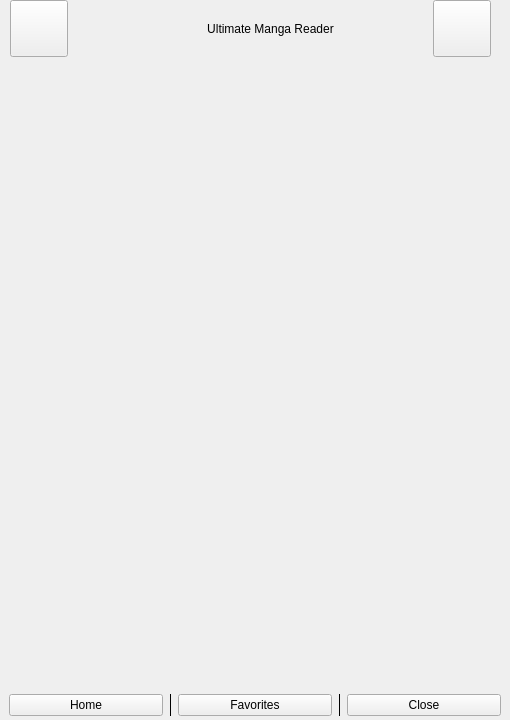
<?xml version="1.0" encoding="UTF-8"?>
<ui version="4.0">
 <class>MainWidget</class>
 <widget class="QWidget" name="MainWidget">
  <property name="geometry">
   <rect>
    <x>0</x>
    <y>0</y>
    <width>510</width>
    <height>720</height>
   </rect>
  </property>
  <property name="minimumSize">
   <size>
    <width>510</width>
    <height>300</height>
   </size>
  </property>
  <property name="windowTitle">
   <string>UltimateMangaReader</string>
  </property>
  <property name="windowIcon">
   <iconset resource="../resources.qrc">
    <normaloff>:/images/icons/ultimatemangareader.png</normaloff>:/images/icons/ultimatemangareader.png</iconset>
  </property>
  <layout class="QVBoxLayout" name="verticalLayout">
   <property name="spacing">
    <number>0</number>
   </property>
   <property name="leftMargin">
    <number>0</number>
   </property>
   <property name="topMargin">
    <number>0</number>
   </property>
   <property name="rightMargin">
    <number>0</number>
   </property>
   <property name="bottomMargin">
    <number>0</number>
   </property>
   <item>
    <widget class="QFrame" name="frameHeader">
     <property name="sizePolicy">
      <sizepolicy hsizetype="Preferred" vsizetype="Fixed">
       <horstretch>0</horstretch>
       <verstretch>0</verstretch>
      </sizepolicy>
     </property>
     <property name="frameShape">
      <enum>QFrame::NoFrame</enum>
     </property>
     <property name="frameShadow">
      <enum>QFrame::Plain</enum>
     </property>
     <property name="lineWidth">
      <number>0</number>
     </property>
     <layout class="QHBoxLayout" name="horizontalLayout_2">
      <property name="spacing">
       <number>0</number>
      </property>
      <property name="leftMargin">
       <number>10</number>
      </property>
      <property name="topMargin">
       <number>0</number>
      </property>
      <property name="rightMargin">
       <number>10</number>
      </property>
      <property name="bottomMargin">
       <number>0</number>
      </property>
      <item>
       <layout class="QHBoxLayout" name="horizontalLayout_5" stretch="0,0,1,0,0">
        <property name="spacing">
         <number>2</number>
        </property>
        <item>
         <widget class="QToolButton" name="toolButtonMenu">
          <property name="sizePolicy">
           <sizepolicy hsizetype="Fixed" vsizetype="Fixed">
            <horstretch>0</horstretch>
            <verstretch>0</verstretch>
           </sizepolicy>
          </property>
          <property name="minimumSize">
           <size>
            <width>50</width>
            <height>50</height>
           </size>
          </property>
          <property name="focusPolicy">
           <enum>Qt::NoFocus</enum>
          </property>
          <property name="text">
           <string/>
          </property>
          <property name="icon">
           <iconset resource="../resources.qrc">
            <normaloff>:/images/icons/menu.png</normaloff>:/images/icons/menu.png</iconset>
          </property>
          <property name="iconSize">
           <size>
            <width>50</width>
            <height>50</height>
           </size>
          </property>
          <property name="popupMode">
           <enum>QToolButton::InstantPopup</enum>
          </property>
         </widget>
        </item>
        <item>
         <spacer name="horizontalSpacer_2">
          <property name="orientation">
           <enum>Qt::Horizontal</enum>
          </property>
          <property name="sizeHint" stdset="0">
           <size>
            <width>40</width>
            <height>0</height>
           </size>
          </property>
         </spacer>
        </item>
        <item>
         <widget class="QLabel" name="labelTitle">
          <property name="text">
           <string>Ultimate Manga Reader</string>
          </property>
          <property name="scaledContents">
           <bool>false</bool>
          </property>
          <property name="alignment">
           <set>Qt::AlignCenter</set>
          </property>
         </widget>
        </item>
        <item>
         <widget class="QToolButton" name="toolButtonWifiIcon">
          <property name="minimumSize">
           <size>
            <width>50</width>
            <height>50</height>
           </size>
          </property>
          <property name="baseSize">
           <size>
            <width>50</width>
            <height>50</height>
           </size>
          </property>
          <property name="text">
           <string/>
          </property>
          <property name="icon">
           <iconset resource="../resources.qrc">
            <normaloff>:/images/icons/no-wifi.png</normaloff>
            <normalon>:/images/icons/wifi.png</normalon>:/images/icons/no-wifi.png</iconset>
          </property>
          <property name="iconSize">
           <size>
            <width>50</width>
            <height>50</height>
           </size>
          </property>
          <property name="popupMode">
           <enum>QToolButton::InstantPopup</enum>
          </property>
         </widget>
        </item>
        <item>
         <widget class="BatteryIcon" name="batteryIcon">
          <property name="sizePolicy">
           <sizepolicy hsizetype="Preferred" vsizetype="Preferred">
            <horstretch>0</horstretch>
            <verstretch>0</verstretch>
           </sizepolicy>
          </property>
          <property name="lineWidth">
           <number>0</number>
          </property>
          <property name="text">
           <string/>
          </property>
          <property name="alignment">
           <set>Qt::AlignRight|Qt::AlignTrailing|Qt::AlignVCenter</set>
          </property>
         </widget>
        </item>
       </layout>
      </item>
     </layout>
    </widget>
   </item>
   <item>
    <widget class="QStackedWidget" name="stackedWidget">
     <property name="sizePolicy">
      <sizepolicy hsizetype="Preferred" vsizetype="Preferred">
       <horstretch>0</horstretch>
       <verstretch>0</verstretch>
      </sizepolicy>
     </property>
     <property name="currentIndex">
      <number>0</number>
     </property>
     <widget class="HomeWidget" name="homeWidget">
      <property name="sizePolicy">
       <sizepolicy hsizetype="Expanding" vsizetype="Preferred">
        <horstretch>0</horstretch>
        <verstretch>3</verstretch>
       </sizepolicy>
      </property>
     </widget>
     <widget class="MangaInfoWidget" name="mangaInfoWidget"/>
     <widget class="FavoritesWidget" name="favoritesWidget"/>
     <widget class="MangaReaderWidget" name="mangaReaderWidget">
      <property name="styleSheet">
       <string notr="true">background-color:white;</string>
      </property>
     </widget>
    </widget>
   </item>
   <item>
    <widget class="QFrame" name="frameKeyboardContainer">
     <property name="frameShape">
      <enum>QFrame::NoFrame</enum>
     </property>
     <property name="frameShadow">
      <enum>QFrame::Plain</enum>
     </property>
     <property name="lineWidth">
      <number>0</number>
     </property>
     <layout class="QVBoxLayout" name="verticalLayoutKeyboardContainer">
      <property name="spacing">
       <number>0</number>
      </property>
      <property name="leftMargin">
       <number>0</number>
      </property>
      <property name="topMargin">
       <number>0</number>
      </property>
      <property name="rightMargin">
       <number>0</number>
      </property>
      <property name="bottomMargin">
       <number>0</number>
      </property>
     </layout>
    </widget>
   </item>
   <item>
    <widget class="QFrame" name="navigationBar">
     <property name="enabled">
      <bool>true</bool>
     </property>
     <layout class="QHBoxLayout" name="horizontalLayoutNavigationBar">
      <property name="spacing">
       <number>0</number>
      </property>
      <property name="sizeConstraint">
       <enum>QLayout::SetNoConstraint</enum>
      </property>
      <property name="leftMargin">
       <number>0</number>
      </property>
      <property name="topMargin">
       <number>0</number>
      </property>
      <property name="rightMargin">
       <number>0</number>
      </property>
      <property name="bottomMargin">
       <number>0</number>
      </property>
      <item>
       <widget class="QFrame" name="frameButtons">
        <property name="frameShape">
         <enum>QFrame::Box</enum>
        </property>
        <property name="frameShadow">
         <enum>QFrame::Plain</enum>
        </property>
        <property name="lineWidth">
         <number>0</number>
        </property>
        <layout class="QHBoxLayout" name="horizontalLayout">
         <property name="topMargin">
          <number>6</number>
         </property>
         <property name="bottomMargin">
          <number>4</number>
         </property>
         <item>
          <widget class="QPushButton" name="pushButtonHome">
           <property name="sizePolicy">
            <sizepolicy hsizetype="Expanding" vsizetype="Preferred">
             <horstretch>0</horstretch>
             <verstretch>0</verstretch>
            </sizepolicy>
           </property>
           <property name="focusPolicy">
            <enum>Qt::NoFocus</enum>
           </property>
           <property name="text">
            <string>Home</string>
           </property>
          </widget>
         </item>
         <item>
          <widget class="QFrame" name="frame_3">
           <property name="sizePolicy">
            <sizepolicy hsizetype="Fixed" vsizetype="Preferred">
             <horstretch>0</horstretch>
             <verstretch>0</verstretch>
            </sizepolicy>
           </property>
           <property name="baseSize">
            <size>
             <width>1</width>
             <height>0</height>
            </size>
           </property>
           <property name="frameShape">
            <enum>QFrame::VLine</enum>
           </property>
           <property name="frameShadow">
            <enum>QFrame::Plain</enum>
           </property>
          </widget>
         </item>
         <item>
          <widget class="QPushButton" name="pushButtonFavorites">
           <property name="sizePolicy">
            <sizepolicy hsizetype="Expanding" vsizetype="Preferred">
             <horstretch>0</horstretch>
             <verstretch>0</verstretch>
            </sizepolicy>
           </property>
           <property name="focusPolicy">
            <enum>Qt::NoFocus</enum>
           </property>
           <property name="text">
            <string>Favorites</string>
           </property>
          </widget>
         </item>
         <item>
          <widget class="QFrame" name="frame_2">
           <property name="sizePolicy">
            <sizepolicy hsizetype="Fixed" vsizetype="Preferred">
             <horstretch>0</horstretch>
             <verstretch>0</verstretch>
            </sizepolicy>
           </property>
           <property name="baseSize">
            <size>
             <width>1</width>
             <height>0</height>
            </size>
           </property>
           <property name="frameShape">
            <enum>QFrame::VLine</enum>
           </property>
           <property name="frameShadow">
            <enum>QFrame::Plain</enum>
           </property>
          </widget>
         </item>
         <item>
          <widget class="QPushButton" name="pushButtonClose">
           <property name="sizePolicy">
            <sizepolicy hsizetype="Expanding" vsizetype="Preferred">
             <horstretch>0</horstretch>
             <verstretch>0</verstretch>
            </sizepolicy>
           </property>
           <property name="focusPolicy">
            <enum>Qt::NoFocus</enum>
           </property>
           <property name="text">
            <string>Close</string>
           </property>
           <property name="flat">
            <bool>false</bool>
           </property>
          </widget>
         </item>
        </layout>
       </widget>
      </item>
     </layout>
    </widget>
   </item>
  </layout>
 </widget>
 <customwidgets>
  <customwidget>
   <class>BatteryIcon</class>
   <extends>QLabel</extends>
   <header>batteryicon.h</header>
  </customwidget>
  <customwidget>
   <class>FavoritesWidget</class>
   <extends>QWidget</extends>
   <header>favoriteswidget.h</header>
   <container>1</container>
  </customwidget>
  <customwidget>
   <class>HomeWidget</class>
   <extends>QWidget</extends>
   <header>homewidget.h</header>
   <container>1</container>
  </customwidget>
  <customwidget>
   <class>MangaInfoWidget</class>
   <extends>QWidget</extends>
   <header>mangainfowidget.h</header>
   <container>1</container>
  </customwidget>
  <customwidget>
   <class>MangaReaderWidget</class>
   <extends>QWidget</extends>
   <header>mangareaderwidget.h</header>
   <container>1</container>
  </customwidget>
 </customwidgets>
 <resources>
  <include location="../resources.qrc"/>
 </resources>
 <connections/>
</ui>
